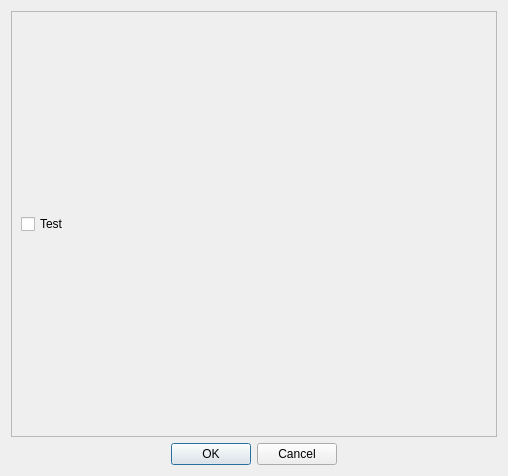
<?xml version="1.0" encoding="UTF-8"?>
<ui version="4.0">
 <class>Dialog</class>
 <widget class="QDialog" name="Dialog">
  <property name="geometry">
   <rect>
    <x>0</x>
    <y>0</y>
    <width>508</width>
    <height>476</height>
   </rect>
  </property>
  <property name="windowTitle">
   <string>测试</string>
  </property>
  <layout class="QGridLayout" name="gridLayout_2">
   <item row="0" column="0">
    <widget class="QScrollArea" name="scrollArea">
     <property name="verticalScrollBarPolicy">
      <enum>Qt::ScrollBarAsNeeded</enum>
     </property>
     <property name="sizeAdjustPolicy">
      <enum>QAbstractScrollArea::AdjustIgnored</enum>
     </property>
     <property name="widgetResizable">
      <bool>true</bool>
     </property>
     <widget class="QWidget" name="scrollAreaWidgetContents">
      <property name="geometry">
       <rect>
        <x>0</x>
        <y>0</y>
        <width>488</width>
        <height>424</height>
       </rect>
      </property>
      <layout class="QGridLayout" name="gridLayout">
       <item row="0" column="0">
        <layout class="QVBoxLayout" name="verticalLayout">
         <property name="spacing">
          <number>30</number>
         </property>
         <property name="sizeConstraint">
          <enum>QLayout::SetDefaultConstraint</enum>
         </property>
         <property name="topMargin">
          <number>0</number>
         </property>
         <item>
          <widget class="QCheckBox" name="checkBox">
           <property name="text">
            <string>Test</string>
           </property>
          </widget>
         </item>
        </layout>
       </item>
      </layout>
     </widget>
    </widget>
   </item>
   <item row="1" column="0">
    <layout class="QVBoxLayout" name="verticalLayout_2">
     <item>
      <widget class="QDialogButtonBox" name="buttonBox">
       <property name="orientation">
        <enum>Qt::Horizontal</enum>
       </property>
       <property name="standardButtons">
        <set>QDialogButtonBox::Cancel|QDialogButtonBox::Ok</set>
       </property>
       <property name="centerButtons">
        <bool>true</bool>
       </property>
      </widget>
     </item>
    </layout>
   </item>
  </layout>
 </widget>
 <resources/>
 <connections/>
</ui>
